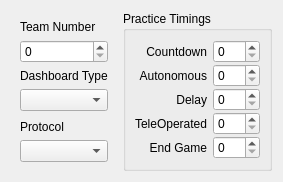
      <widget class="QWidget" name="SetupTab">
       <attribute name="title">
        <string></string>
       </attribute>
       <attribute name="toolTip">
        <string>Setup</string>
       </attribute>
       <layout class="QHBoxLayout" name="horizontalLayout_3">
        <item>
         <widget class="QWidget" name="widget_7" native="true">
          <layout class="QVBoxLayout" name="verticalLayout_13">
           <item>
            <widget class="QLabel" name="label_29">
             <property name="text">
              <string>Team Number</string>
             </property>
             <property name="textFormat">
              <enum>Qt::PlainText</enum>
             </property>
            </widget>
           </item>
           <item>
            <widget class="QSpinBox" name="TeamNumberSpin">
             <property name="maximum">
              <number>9999</number>
             </property>
            </widget>
           </item>
           <item>
            <widget class="QLabel" name="label_28">
             <property name="text">
              <string>Dashboard Type</string>
             </property>
             <property name="textFormat">
              <enum>Qt::PlainText</enum>
             </property>
            </widget>
           </item>
           <item>
            <widget class="QComboBox" name="DbCombo"/>
           </item>
           <item>
            <spacer name="verticalSpacer_12">
             <property name="orientation">
              <enum>Qt::Vertical</enum>
             </property>
             <property name="sizeType">
              <enum>QSizePolicy::Expanding</enum>
             </property>
             <property name="sizeHint" stdset="0">
              <size>
               <width>0</width>
               <height>0</height>
              </size>
             </property>
            </spacer>
           </item>
           <item>
            <widget class="QLabel" name="label_4">
             <property name="text">
              <string>Protocol</string>
             </property>
            </widget>
           </item>
           <item>
            <widget class="QComboBox" name="ProtocolCombo"/>
           </item>
          </layout>
         </widget>
        </item>
        <item>
         <widget class="QGroupBox" name="groupBox_7">
          <property name="title">
           <string>Practice Timings</string>
          </property>
          <layout class="QGridLayout" name="gridLayout_3">
           <property name="verticalSpacing">
            <number>1</number>
           </property>
           <item row="1" column="1">
            <widget class="QSpinBox" name="PracticeAutonomous">
             <property name="maximum">
              <number>300</number>
             </property>
            </widget>
           </item>
           <item row="2" column="1">
            <widget class="QSpinBox" name="PracticeDelay">
             <property name="maximum">
              <number>300</number>
             </property>
            </widget>
           </item>
           <item row="0" column="1">
            <widget class="QSpinBox" name="PracticeCountdown">
             <property name="maximum">
              <number>300</number>
             </property>
            </widget>
           </item>
           <item row="3" column="1">
            <widget class="QSpinBox" name="PracticeTeleOp">
             <property name="maximum">
              <number>300</number>
             </property>
            </widget>
           </item>
           <item row="4" column="1">
            <widget class="QSpinBox" name="PracticeEndGame">
             <property name="maximum">
              <number>300</number>
             </property>
            </widget>
           </item>
           <item row="1" column="0">
            <widget class="QLabel" name="label_24">
             <property name="text">
              <string>Autonomous</string>
             </property>
             <property name="textFormat">
              <enum>Qt::PlainText</enum>
             </property>
             <property name="alignment">
              <set>Qt::AlignRight|Qt::AlignTrailing|Qt::AlignVCenter</set>
             </property>
            </widget>
           </item>
           <item row="0" column="0">
            <widget class="QLabel" name="label_23">
             <property name="text">
              <string>Countdown</string>
             </property>
             <property name="textFormat">
              <enum>Qt::PlainText</enum>
             </property>
             <property name="alignment">
              <set>Qt::AlignRight|Qt::AlignTrailing|Qt::AlignVCenter</set>
             </property>
            </widget>
           </item>
           <item row="2" column="0">
            <widget class="QLabel" name="label_25">
             <property name="text">
              <string>Delay</string>
             </property>
             <property name="textFormat">
              <enum>Qt::PlainText</enum>
             </property>
             <property name="alignment">
              <set>Qt::AlignRight|Qt::AlignTrailing|Qt::AlignVCenter</set>
             </property>
            </widget>
           </item>
           <item row="3" column="0">
            <widget class="QLabel" name="label_26">
             <property name="text">
              <string>TeleOperated</string>
             </property>
             <property name="textFormat">
              <enum>Qt::PlainText</enum>
             </property>
             <property name="alignment">
              <set>Qt::AlignRight|Qt::AlignTrailing|Qt::AlignVCenter</set>
             </property>
            </widget>
           </item>
           <item row="4" column="0">
            <widget class="QLabel" name="label_27">
             <property name="text">
              <string>End Game</string>
             </property>
             <property name="textFormat">
              <enum>Qt::PlainText</enum>
             </property>
             <property name="alignment">
              <set>Qt::AlignRight|Qt::AlignTrailing|Qt::AlignVCenter</set>
             </property>
            </widget>
           </item>
           <item row="5" column="0">
            <spacer name="verticalSpacer_7">
             <property name="orientation">
              <enum>Qt::Vertical</enum>
             </property>
             <property name="sizeType">
              <enum>QSizePolicy::Expanding</enum>
             </property>
             <property name="sizeHint" stdset="0">
              <size>
               <width>0</width>
               <height>0</height>
              </size>
             </property>
            </spacer>
           </item>
          </layout>
         </widget>
        </item>
       </layout>
      </widget>
